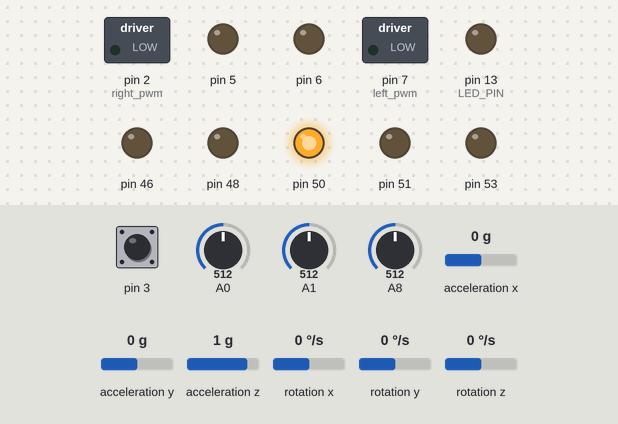
Bench run of a sketch on a simulated Arduino Mega 2560, built with avr-gcc and run on an emulated ATmega2560. On the bench: switched loads named in the sketch (green lamp = pin HIGH), output pins drawn as LEDs (lit = HIGH). Inputs (shaded band) come from the test bench; at power-on: pin 3 HIGH, acceleration y 0 g, A0 = 512, A1 = 512, A8 = 512, acceleration x 0 g, acceleration z 1 g, rotation x 0 °/s, rotation y 0 °/s, rotation z 0 °/s. What the sketch prints to the serial monitor is not drawn.

Above: at 1.2 s.
1.3 s: pin 3 pulled LOW for 0.15 s
At 2.5 s:
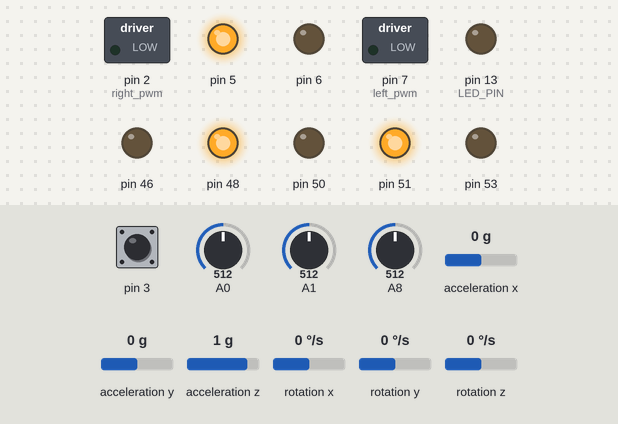
2.9 s: acceleration y set to 0.4 g
At 4.1 s:
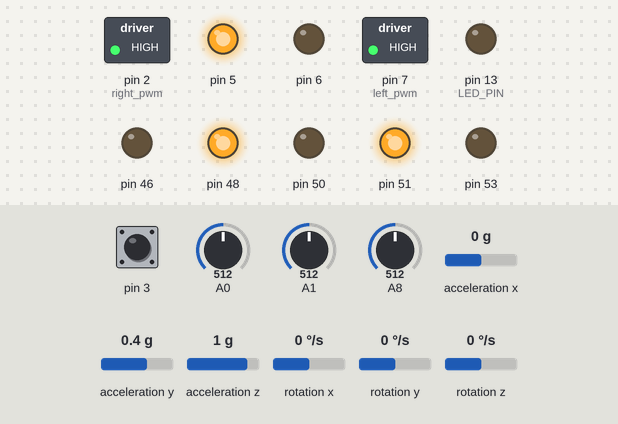
4.4 s: acceleration y set to -1.4 g
At 5.3 s:
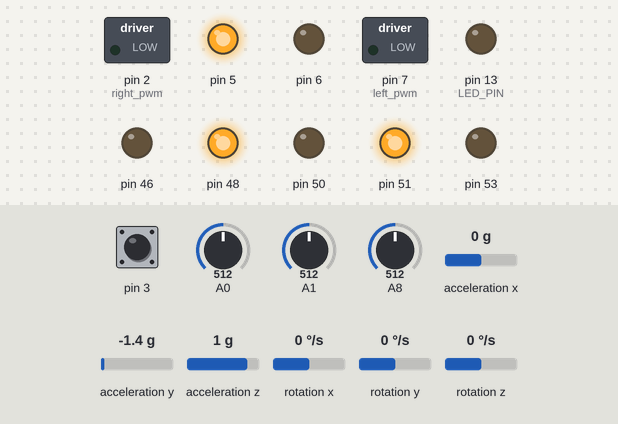
5.9 s: A0 set to 693
7.4 s: A0 set to 709
At 8.2 s:
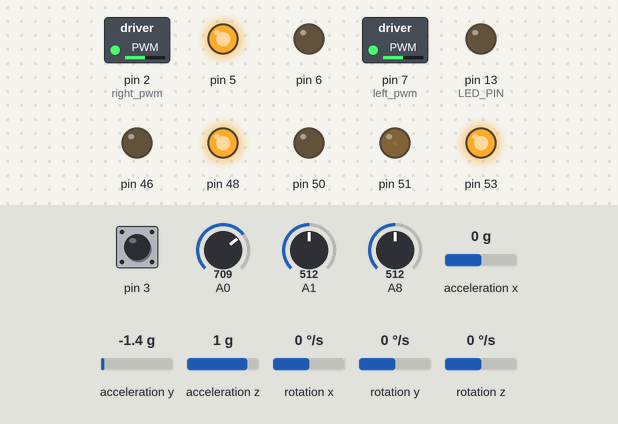
8.9 s: A1 set to 684
10.4 s: A1 set to 714
At 11.7 s:
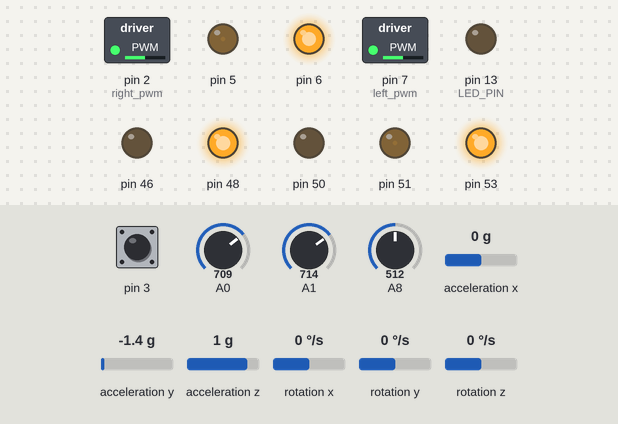
Timing chart, 0 to 12.9 s (numbered marks = the images above; inputs shaded):
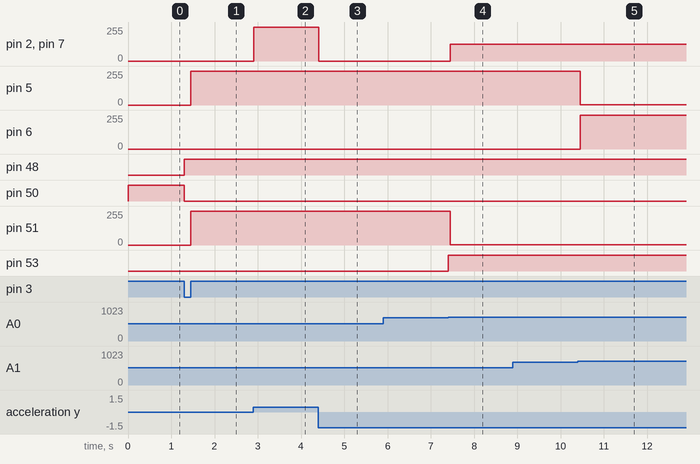

Measured:
- the behaviour switches between 0.2 and 0.3 g on acceleration y (found by bisection; images 1 and 2)
- the behaviour switches between 700 and 701 on A0 (found by bisection; images 3 and 4)
- the behaviour switches between 700 and 701 on A1 (found by bisection; images 4 and 5)
- after the input at 1.3 s, pin 5, pin 51: 0/255 → 255/255 after 0.15 s; pin 48: LOW → HIGH at once; pin 50: HIGH → LOW at once
- after the input at 2.9 s, pin 2 (right_pwm), pin 7 (left_pwm): 0/255 → 255/255 at once
- after the input at 4.4 s, pin 2 (right_pwm), pin 7 (left_pwm): 255/255 → 0/255 at once
- after the input at 5.9 s, every drawn part: stays the same
- after the input at 7.4 s, pin 2 (right_pwm), pin 7 (left_pwm): 0/255 → 126/255 after 0.05 s; pin 51: 255/255 → 2/255 after 0.05 s; pin 53: LOW → HIGH at once
- after the input at 8.9 s, every drawn part: stays the same
- after the input at 10.4 s, pin 5: 255/255 → 2/255 after 0.05 s; pin 6: 0/255 → 253/255 after 0.05 s

The sketch:

Source_Code.ino
```cpp
#include "MPU6050.h"
#include "I2Cdev.h"

#if I2CDEV_IMPLEMENTATION == I2CDEV_ARDUINO_WIRE
#include "Wire.h"
#endif
MPU6050 accelgyro;
int16_t ax, ay, az; //accelerometer values
int16_t gx, gy, gz; //gyro values
#define OUTPUT_READABLE_ACCELGYRO

#define LED_PIN 13
bool blinkState = false;

int BluetoothData;// the data given from Computer
int gyro_var;
int mode_select = 0;
int pwm;
int topple = 3500;
unsigned long button_time = 0;
unsigned long last_button_time = 0;

void setup()
{
#if I2CDEV_IMPLEMENTATION == I2CDEV_ARDUINO_WIRE
  Wire.begin();
#elif I2CDEV_IMPLEMENTATION == I2CDEV_BUILTIN_FASTWIRE
  Fastwire::setup(400, true);
#endif

  Serial.begin(38400);

  Serial.println("Initializing I2C devices...");
  accelgyro.initialize();

  Serial.println("Testing device connections...");
  Serial.println(accelgyro.testConnection() ? "MPU6050 connection successful" : "MPU6050 connection failed");

  pinMode(LED_PIN, OUTPUT);
  pinMode(4, INPUT);

  pinMode(7, OUTPUT); //left pwm
  pinMode(6, OUTPUT); //
  pinMode(5, OUTPUT); //

  pinMode(2, OUTPUT); //right pwm
  pinMode(53, OUTPUT); //
  pinMode(51, OUTPUT); //

  pinMode(50, OUTPUT);
  pinMode(48, OUTPUT);
  pinMode(46, OUTPUT);


  pinMode(3, INPUT);
  digitalWrite(3, HIGH);
  attachInterrupt(digitalPinToInterrupt(3), mode, FALLING);
  Serial2.begin(9600);

}

void loop()
{

  if (mode_select == 0)
  {

    digitalWrite(50, HIGH);
    digitalWrite(48, LOW);
    digitalWrite(46, LOW);
    while (digitalRead(3))
    {
      pwm = map(analogRead(A8), 0, 1024, 0, 255);


      BluetoothData =    Serial2.read();

      if (BluetoothData == 1) //reverse
      {
        forward();
      }

      else if (BluetoothData == 2) //reverse
      {
        reverse();
      }

      else if (BluetoothData == 4)  //left
      { // if number 0 pressed ....
        left();
      }
      else if (BluetoothData == 3) //right
      { // if number 0 pressed ....
        right();
      }
      else if (BluetoothData == 5) //stop
      { // if number 0 pressed ....
        motor_stop();
      }

    }
  }


  else if (mode_select == 1)
  {

    digitalWrite(50, LOW);
    digitalWrite(48, HIGH);
    digitalWrite(46, LOW);

    while (digitalRead(3))
    {
      pwm = map(analogRead(A8), 0, 1024, 0, 255);
      /*JOYSTIC MODE*/
      int jc_var_p = analogRead(A1);
      int jc_var_s = analogRead(A0);

      while (1)
      {

        accelgyro.getMotion6(&ax, &ay, &az, &gx, &gy, &gz);
        if (ay < topple)
        {
          motor_stop();
          break;
        }
        forward_topple();
      }

      if (jc_var_p < 255)
      {
        analogWrite(7, pwm);
        digitalWrite(6, LOW);
        digitalWrite(5, HIGH);

        analogWrite(2, pwm);
        digitalWrite(53, LOW);
        digitalWrite(51, HIGH);
      }

      else if (jc_var_p > 700)
      {
        analogWrite(7, pwm);
        digitalWrite(6, HIGH);
        digitalWrite(5, LOW);

        analogWrite(2, pwm);
        digitalWrite(53, HIGH);
        digitalWrite(51, LOW);
      }

      else if (jc_var_s > 700)
      {
        analogWrite(7, pwm);
        digitalWrite(6, LOW);
        digitalWrite(5, HIGH);

        analogWrite(2, pwm);
        digitalWrite(53, HIGH);
        digitalWrite(51, LOW);
      }

      else if (jc_var_s < 255)
      {
        analogWrite(7, pwm);
        digitalWrite(6, HIGH);
        digitalWrite(5, LOW);

        analogWrite(2, pwm);
        digitalWrite(53, LOW);
        digitalWrite(51, HIGH);
      }
      else
        motor_stop();
    }
  }

  else if (mode_select == 2)
  {
    /*BCI Control*/

    digitalWrite(50, LOW);
    digitalWrite(48, LOW);
    digitalWrite(46, HIGH);

    while (digitalRead(3))
    {
      while (1)
      {

        accelgyro.getMotion6(&ax, &ay, &az, &gx, &gy, &gz);
        if (ay < topple)
        {
          motor_stop();
          break;
        }
        forward_topple();
      }
      motor_stop();

    }
  }

}


void forward_topple()
{
  analogWrite(7, 255);
  digitalWrite(6, LOW);
  digitalWrite(5, HIGH);

  analogWrite(2, 255);
  digitalWrite(53, LOW);
  digitalWrite(51, HIGH);
}


void forward()
{
  analogWrite(7, pwm);
  digitalWrite(6, LOW);
  digitalWrite(5, HIGH);

  analogWrite(2, pwm);
  digitalWrite(53, LOW);
  digitalWrite(51, HIGH);
}


void reverse()
{ analogWrite(7, pwm);
  digitalWrite(6, HIGH);
  digitalWrite(5, LOW);

  analogWrite(2, pwm);
  digitalWrite(53, HIGH);
  digitalWrite(51, LOW);

}

void right()
{
  analogWrite(7, pwm);
  digitalWrite(6, LOW);
  digitalWrite(5, HIGH);

  analogWrite(2, pwm);
  digitalWrite(53, HIGH);
  digitalWrite(51, LOW);
}

void left()
{
  analogWrite(7, pwm);
  digitalWrite(6, HIGH);
  digitalWrite(5, LOW);

  analogWrite(2, pwm);
  digitalWrite(53, LOW);
  digitalWrite(51, HIGH);
}

void motor_stop()
{
  analogWrite(7, 0);
  digitalWrite(6, LOW);
  digitalWrite(5, HIGH);

  analogWrite(2, 0);
  digitalWrite(51, HIGH);
  digitalWrite(49, LOW);
}

void mode()
{
  button_time = millis();
  //check to see if increment() was called in the last 250 milliseconds
  if (button_time - last_button_time > 250)
  {
    mode_select++;
    mode_select = mode_select % 3;
    last_button_time = button_time;
  }
}
```
